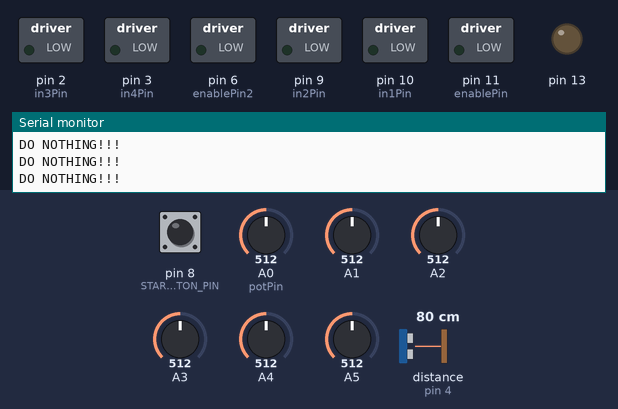
This sketch was run on a simulated Arduino Uno, built with avr-gcc and run on an emulated ATmega328P. Parts: switched loads named in the sketch (green lamp = pin HIGH), output pins drawn as LEDs (lit = HIGH), the last lines printed to the serial monitor. The test bench sets the inputs (shaded band); at power-on: pin 8 (START_BUTTON_PIN) HIGH, distance to the obstacle (sensor on pin 4) 80 cm, A0 (potPin) = 512, A1 = 512, A2 = 512, A3 = 512, A4 = 512, A5 = 512. The echo pulse lasts 58.3 µs per cm.

Above: at 12.7 s.
12.8 s: pin 8 (START_BUTTON_PIN) pulled LOW for 0.15 s
At 13.5 s:
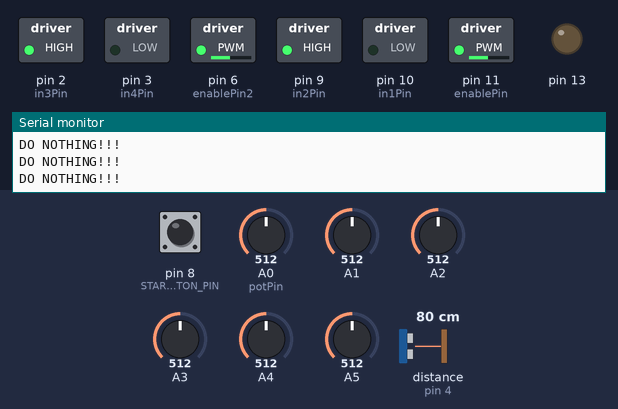
14.4 s: distance to the obstacle (sensor on pin 4) set to 22 cm
15.9 s: distance to the obstacle (sensor on pin 4) set to 18 cm
At 17.0 s:
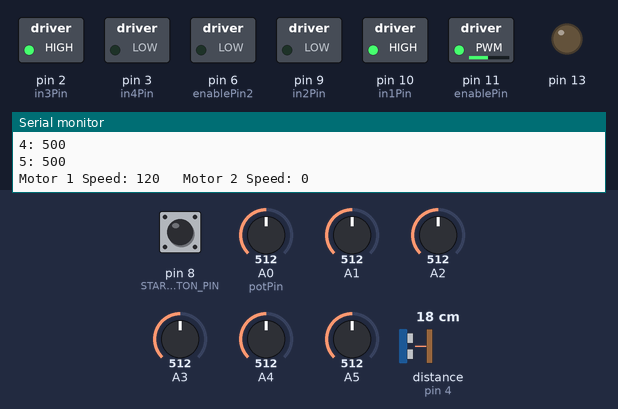
18.9 s: pin 8 (START_BUTTON_PIN) pulled LOW for 1 s
At 19.5 s:
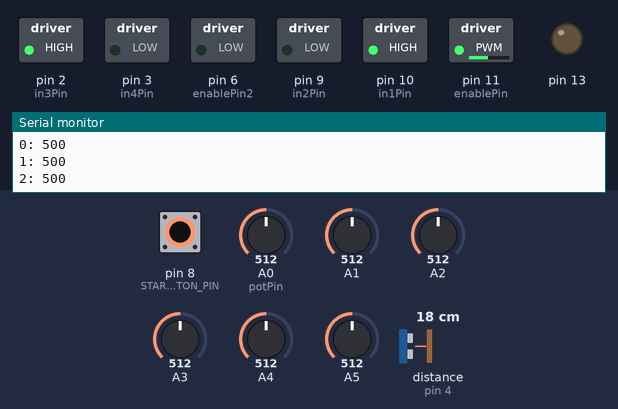
21.4 s: A0 (potPin) set to 716
At 22.4 s:
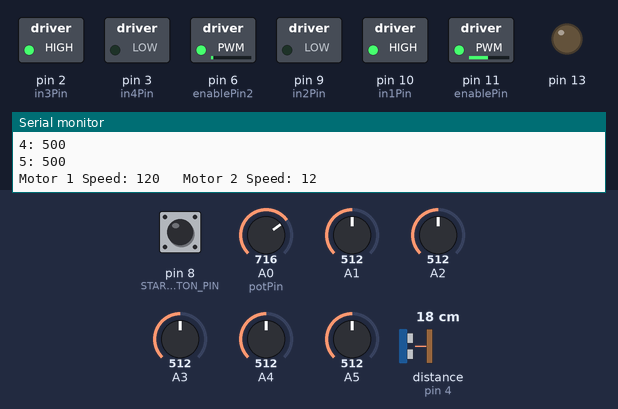
22.9 s: A0 (potPin) set to 511
At 23.4 s:
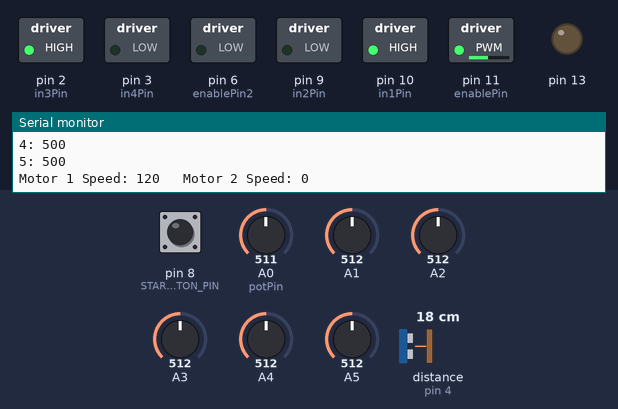
Timing chart, 0 to 25.4 s (numbered marks = the images above; inputs shaded):
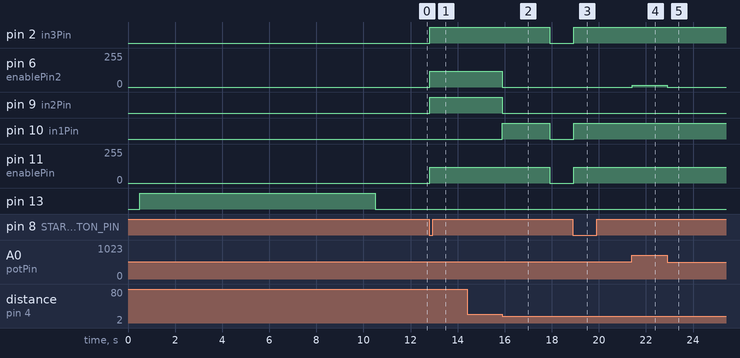

Measured:
- the behaviour switches between 20 and 19 cm on distance to the obstacle (sensor on pin 4) (found by bisection; images 1 and 2)
- after the input at 12.8 s, pin 2 (in3Pin), pin 9 (in2Pin): LOW → HIGH at once; pin 6 (enablePin2), pin 11 (enablePin): 0/255 → 120/255 at once
- after the input at 14.4 s, every drawn part: stays the same
- after the input at 15.9 s, pin 2 (in3Pin): HIGH → LOW after 2.0 s; pin 6 (enablePin2): 120/255 → 0/255 at once; pin 9 (in2Pin): HIGH → LOW at once; pin 10 (in1Pin): LOW → HIGH at once, → LOW 2.0 s later; pin 11 (enablePin): 120/255 → 0/255 after 2.0 s
- after the input at 18.9 s, pin 2 (in3Pin), pin 10 (in1Pin): LOW → HIGH at once; pin 11 (enablePin): 0/255 → 120/255 at once
- after the input at 21.4 s, pin 6 (enablePin2): 0/255 → 12/255 at once
- after the input at 22.9 s, pin 6 (enablePin2): 12/255 → 0/255 at once

The sketch:

cc-autonomous-vehicle.ino
```cpp
/*
Jordan Shaw
Autonomous Vehicle
Uses IR array for line tracking
Uses sonar sensor for start and stop indicators
H-bridge for motor control

  Motor Control Reference

  Stop
  ===========
  analogWrite(enablePin, speed);
  digitalWrite(in1Pin, LOW);
  digitalWrite(in2Pin, LOW);

  analogWrite(enablePin2, speed);
  digitalWrite(in3Pin, LOW);
  digitalWrite(in4Pin, LOW);

  Forward
  ===========
  analogWrite(enablePin, speed);
  digitalWrite(in1Pin, HIGH);
  digitalWrite(in2Pin, LOW);

  analogWrite(enablePin2, speed);
  digitalWrite(in3Pin, HIGH);
  digitalWrite(in4Pin, LOW);

  Backwards
  ===========
  analogWrite(enablePin, speed);
  digitalWrite(in1Pin, LOW);
  digitalWrite(in2Pin, HIGH);

  analogWrite(enablePin2, speed);
  digitalWrite(in3Pin, LOW);
  digitalWrite(in4Pin, HIGH);

  Turn Left
  ===========
  analogWrite(enablePin, speed);
  digitalWrite(in1Pin, LOW);
  digitalWrite(in2Pin, HIGH);

  analogWrite(enablePin2, speed);
  digitalWrite(in3Pin, HIGH);
  digitalWrite(in4Pin, LOW);

  Turn Right
  ===========
  analogWrite(enablePin, speed);
  digitalWrite(in1Pin, HIGH);
  digitalWrite(in2Pin, LOW);

  analogWrite(enablePin2, speed);
  digitalWrite(in3Pin, LOW);
  digitalWrite(in4Pin, HIGH);
*/

//Setting up the QTR Sensor
#include <QTRSensors.h>
#include <Ultrasonic.h>
#include "defaults.h"

// sensors 0 through 5 are connected to analog inputs 0 through 5, respectively
//QTRSensorsAnalog qtra((unsigned char[]) {0, 1, 2, 3, 4, 5},
//  NUM_SENSORS, NUM_SAMPLES_PER_SENSOR, EMITTER_PIN);
QTRSensorsAnalog qtra((unsigned char[]) {0, 1, 2, 3, 4, 5},
  NUM_SENSORS, NUM_SAMPLES_PER_SENSOR, EMITTER_PIN);
unsigned int sensorValues[NUM_SENSORS];

//Trig: 7
//Echo: 4
Ultrasonic ultrasonic(7, 4);
int distance = 0;
boolean hasStarted = false;
boolean hasFinished = false;

//For the start button
int motorState = LOW;
int motorStateButton;
int motorPrevious = LOW;
long time = 0;
long debounce = 200;

int lastError = 0;
int last_proportional = 0;
int integral = 0;

// Motor One
int enablePin = 11;
int in1Pin = 10;
int in2Pin = 9;

// Motor Two
int enablePin2 = 6;
int in3Pin = 2;
int in4Pin = 3;

//int switchPin = 7;
int potPin = 0;

boolean currentlyOn = false;
boolean forwardOn = false;
boolean backwardOn = false;
boolean leftOn = false;
boolean rightOn = false;

// will store last time LED was updated
unsigned long previousMillis = 0;
unsigned long startTime;
unsigned long startForward;

//  Print the line position every...
const long lineInterval = 500;
unsigned long linePreviousMillis = 0;
unsigned long lineAveragePreviousMillis = 0;

void setup()
{

  Serial.begin(9600);

  startTime = millis();

  //  Motor One
  pinMode(in1Pin, OUTPUT);
  pinMode(in2Pin, OUTPUT);
  pinMode(enablePin, OUTPUT);

  //Motor Two
  pinMode(in3Pin, OUTPUT);
  pinMode(in4Pin, OUTPUT);
  pinMode(enablePin2, OUTPUT);

//  pinMode(switchPin, INPUT_PULLUP);

  // For start Button
  pinMode(START_BUTTON_PIN, INPUT);

  // Collaboration of the QTR Sensor
  delay(500);
  pinMode(13, OUTPUT);
  digitalWrite(13, HIGH);    // turn on Arduino's LED to indicate we are in calibration mode
  for (int i = 0; i < 400; i++)  // make the calibration take about 10 seconds
  {
    qtra.calibrate();       // reads all sensors 10 times at 2.5 ms per six sensors (i.e. ~25 ms per call)
  }
  digitalWrite(13, LOW);     // turn off Arduino's LED to indicate we are through with calibration

//  if(DEBUG){

    // print the calibration minimum values measured when emitters were on
    for (int i = 0; i < NUM_SENSORS; i++)
    {
      Serial.print(qtra.calibratedMinimumOn[i]);
      Serial.print(' ');
    }
    Serial.println();

    // print the calibration maximum values measured when emitters were on
    for (int i = 0; i < NUM_SENSORS; i++)
    {
      Serial.print(qtra.calibratedMaximumOn[i]);
      Serial.print(' ');
    }
    Serial.println();
    Serial.println();
    delay(1000);
//  }

}

void loop() {

  unsigned long currentMillis = millis();

  motorStateButton = digitalRead(START_BUTTON_PIN);
  if(motorStateButton == LOW && motorPrevious == HIGH && currentMillis - time > debounce) {
    if(motorState == LOW){
      motorState = HIGH;
    } else {
      Serial.print("DOES THIS END UP DOING SOMETHING ONCE START???");
       motorState = LOW;
    }
    time = millis();
  }
  motorPrevious = motorStateButton;

  distance = ultrasonic.Ranging(CM);//get the current result;

  if(distance > 400){
    distance = 400;
  }

  if(DEBUG){
    Serial.print("distance: ");
    Serial.println(distance);
  }

  //  Read speed earlier on to help with the rotation to find the opening
  int speed = analogRead(potPin) / 4;
  if (speed < M1_DEFAULT_SPEED){
    speed = M1_DEFAULT_SPEED;
  }

  // Wait before the start button is pushed to start driving
  if (motorState == LOW){
    Serial.println("DO NOTHING!!!");
    analogWrite(enablePin, 0);
    analogWrite(enablePin2, 0);
    digitalWrite(in1Pin, LOW);
    digitalWrite(in2Pin, LOW);
    digitalWrite(in3Pin, LOW);
    digitalWrite(in4Pin, LOW);
    return;
  }

//  Serial.print("hasStarted: ");
//  Serial.println(hasStarted);

  // Uncomment for testing without the sonar sensor enabled
  // distance = 50;

//  if(distance <= 20 && hasStarted == 0){
  // Spin in circle until find indicator
  if(distance >= 20 && hasStarted == 0){
    // spin in circles to find an exit
//    Serial.println("======================");
//    Serial.print("SPEED IN CASE: ");

    if (speed > M1_MAX_SPEED ) speed = M1_MAX_SPEED; // limit top speed
    if (speed < 0) speed = 0; // keep motor above 0
//    Serial.println(speed);

    // SPIN IN CIRCLE TO FIND EXIT
    analogWrite(enablePin, speed);
    //  digitalWrite(in1Pin, HIGH);
    //  digitalWrite(in2Pin, LOW);
    digitalWrite(in1Pin, LOW);
    digitalWrite(in2Pin, HIGH);

    analogWrite(enablePin2, speed);
    digitalWrite(in3Pin, HIGH);
    digitalWrite(in4Pin, LOW);
    return;
  } else {
    // Go forward
    // Don't do anything else!
    // Set the has started flag to true so we know not to go
    // into a frantic spin cycle when following the line
    if(hasStarted == 0){
      startForward = millis();
    }
    hasStarted = 1;
  }

  // Check if there's another marker to indicate the car to stop.
  //  Stop Car
  if(DEBUG){
    Serial.print("******* Start time");
    Serial.println(startForward);
    Serial.print("******* hasStarted");
    Serial.println(hasStarted);
    Serial.print("******* hasFinished");
    Serial.println(hasFinished);
  }

  // Once the car moves, to detect that it is at the end of the route,
  // check if the has finished flag is not set,
  // check if the distance is between 10 and 15cm and
  // that the elapsed time from starting driving is more than 4 seconds
  if ((distance > 9 && distance <= 20 ) && hasFinished == 0 && (currentMillis > startForward + 2000)){
    motorState = LOW;
    hasFinished = 1;
    return;
  }

//  LOG SPEED
//  Serial.print("speed: ");
//  Serial.println(speed);

  //  boolean reverse = digitalRead(switchPin);

  // Get averaged line position
  unsigned int position = qtra.readLine(sensorValues);
  int error = position - 2000;

  int motorSpeed = KP * error + KD * (error - lastError);
  lastError = error;

  int leftMotorSpeed = M1_DEFAULT_SPEED + motorSpeed;
  int rightMotorSpeed = M2_DEFAULT_SPEED - motorSpeed;

//  Serial.print("******* leftMotorSpeed");
//  Serial.println(leftMotorSpeed);
//
//  Serial.print("******* rightMotorSpeed");
//  Serial.println(rightMotorSpeed);

  // If there's isnt any lines, go straight
  if (position >= 5000 || position <= 0) {
    // set motor speeds using the two motor speed variables above
    set_motors(M1_DEFAULT_SPEED, M2_DEFAULT_SPEED, speed);
  } else {
    // set motor speeds using the two motor speed variables above
    set_motors(leftMotorSpeed, rightMotorSpeed, speed);
  }

  if(currentMillis - lineAveragePreviousMillis >= lineInterval) {
    lineAveragePreviousMillis = currentMillis;
    // comment this line out if you are using raw values
    Serial.print("Line Position: ");
    Serial.println(position);

    for (int i = 0; i < NUM_SENSORS; i++) {
      // Serial.print(sensorValues[i] * 10 / 1001);
      Serial.print(i);
      Serial.print(": ");
      Serial.print(sensorValues[i]);
      Serial.println(" ");
    }
  }
}

void set_motors(int motor1speed, int motor2speed, int speed) {

  unsigned long currentMillisMotor = millis();

  if (motor1speed > M1_MAX_SPEED ) motor1speed = M1_MAX_SPEED; // limit top speed
  if (motor2speed > M2_MAX_SPEED ) motor2speed = M2_MAX_SPEED; // limit top speed
  if (motor1speed < 0) motor1speed = 0; // keep motor above 0
  if (motor2speed < 0) motor2speed = 0; // keep motor speed above 0

  // Print Motor speed debugging every "line Interval" seconds
  if(currentMillisMotor - linePreviousMillis >= lineInterval) {
    linePreviousMillis = currentMillisMotor;

    Serial.print("Motor 1 Speed: ");
    Serial.print(motor1speed);

    Serial.print("\t Motor 2 Speed: ");
    Serial.println(motor2speed);
  }

    //  analogWrite(enablePin, speed);
    analogWrite(enablePin, motor1speed);
    digitalWrite(in1Pin, HIGH);
    digitalWrite(in2Pin, LOW);

    //  analogWrite(enablePin2, speed);
    analogWrite(enablePin2, motor2speed);
    digitalWrite(in3Pin, HIGH);
    digitalWrite(in4Pin, LOW);
}

//float timeThreshold = 100;
//float lastButtonPress;
//int buttonCount = 0;
//int buttonCountThreshold = 5;
//int isLine = 0;
//
//void trackCrossingLine() {
//
//  unsigned long currentMillisLine = millis();
//
//  if (sensorValues[0] > 750 &&
//      sensorValues[1] > 750 &&
//      sensorValues[2] > 750 &&
//      sensorValues[3] > 750 &&
//      sensorValues[4] > 750 &&
//      sensorValues[5] > 750 ) {
//    Serial.println("    DETECTED: All Black");
//    isLine = 1;
//  }
//
//  if(isLine) {
//        if(currentMillisLine - lastButtonPress < timeThreshold) {
//             lastButtonPress = currentMillisLine;
//             buttonCount ++;
//             if(buttonCount >= buttonCountThreshold) {
//                 motorState = LOW;
//             }
//        } else {
//          buttonCount = 0;
//          isLine = 0;
//
//        }
//   }
//}
```

defaults.h
```cpp
//Public defaults for the car

#define NUM_SENSORS             6  // number of sensors used
#define NUM_SAMPLES_PER_SENSOR  4  // average 4 analog samples per sensor reading
#define EMITTER_PIN             2  // emitter is controlled by digital pin 2

//For the start button
#define START_BUTTON_PIN 8

#define KP .2
#define KD 5
#define M1_DEFAULT_SPEED 80
#define M2_DEFAULT_SPEED 80
#define M1_MAX_SPEED 120
#define M2_MAX_SPEED 120
#define DEBUG 0 // set to 1 if serial debug output needed
```
